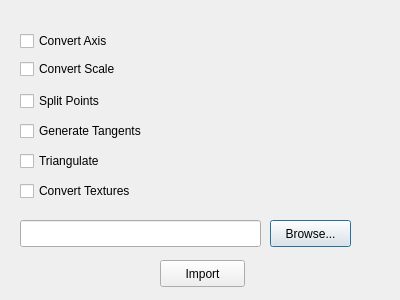
<?xml version="1.0" encoding="UTF-8"?>
<ui version="4.0">
 <class>MeshImport</class>
 <widget class="QDialog" name="MeshImport">
  <property name="geometry">
   <rect>
    <x>0</x>
    <y>0</y>
    <width>400</width>
    <height>300</height>
   </rect>
  </property>
  <property name="windowTitle">
   <string>MeshImport</string>
  </property>
  <widget class="QCheckBox" name="checkBox_convert_axis">
   <property name="geometry">
    <rect>
     <x>20</x>
     <y>30</y>
     <width>241</width>
     <height>22</height>
    </rect>
   </property>
   <property name="text">
    <string>Convert Axis</string>
   </property>
  </widget>
  <widget class="QCheckBox" name="checkBox_convert_scale">
   <property name="geometry">
    <rect>
     <x>20</x>
     <y>58</y>
     <width>241</width>
     <height>22</height>
    </rect>
   </property>
   <property name="text">
    <string>Convert Scale</string>
   </property>
  </widget>
  <widget class="QLineEdit" name="lineEdit">
   <property name="geometry">
    <rect>
     <x>20</x>
     <y>220</y>
     <width>241</width>
     <height>27</height>
    </rect>
   </property>
  </widget>
  <widget class="QPushButton" name="pushButton">
   <property name="geometry">
    <rect>
     <x>270</x>
     <y>220</y>
     <width>81</width>
     <height>27</height>
    </rect>
   </property>
   <property name="text">
    <string>Browse...</string>
   </property>
  </widget>
  <widget class="QCheckBox" name="checkBox_split_points">
   <property name="geometry">
    <rect>
     <x>20</x>
     <y>90</y>
     <width>101</width>
     <height>22</height>
    </rect>
   </property>
   <property name="text">
    <string>Split Points</string>
   </property>
  </widget>
  <widget class="QCheckBox" name="checkBox_generate_tangents">
   <property name="geometry">
    <rect>
     <x>20</x>
     <y>120</y>
     <width>151</width>
     <height>22</height>
    </rect>
   </property>
   <property name="text">
    <string>Generate Tangents</string>
   </property>
  </widget>
  <widget class="QPushButton" name="pushButton_2">
   <property name="geometry">
    <rect>
     <x>160</x>
     <y>260</y>
     <width>85</width>
     <height>27</height>
    </rect>
   </property>
   <property name="text">
    <string>Import</string>
   </property>
  </widget>
  <widget class="QCheckBox" name="checkBox_triangulate">
   <property name="geometry">
    <rect>
     <x>20</x>
     <y>150</y>
     <width>111</width>
     <height>22</height>
    </rect>
   </property>
   <property name="text">
    <string>Triangulate</string>
   </property>
  </widget>
  <widget class="QCheckBox" name="checkBox_convert_textures">
   <property name="geometry">
    <rect>
     <x>20</x>
     <y>180</y>
     <width>141</width>
     <height>22</height>
    </rect>
   </property>
   <property name="text">
    <string>Convert Textures</string>
   </property>
  </widget>
 </widget>
 <tabstops>
  <tabstop>lineEdit</tabstop>
  <tabstop>checkBox_convert_axis</tabstop>
  <tabstop>checkBox_convert_scale</tabstop>
  <tabstop>checkBox_split_points</tabstop>
  <tabstop>checkBox_generate_tangents</tabstop>
  <tabstop>checkBox_triangulate</tabstop>
  <tabstop>checkBox_convert_textures</tabstop>
  <tabstop>pushButton</tabstop>
  <tabstop>pushButton_2</tabstop>
 </tabstops>
 <resources/>
 <connections/>
</ui>
